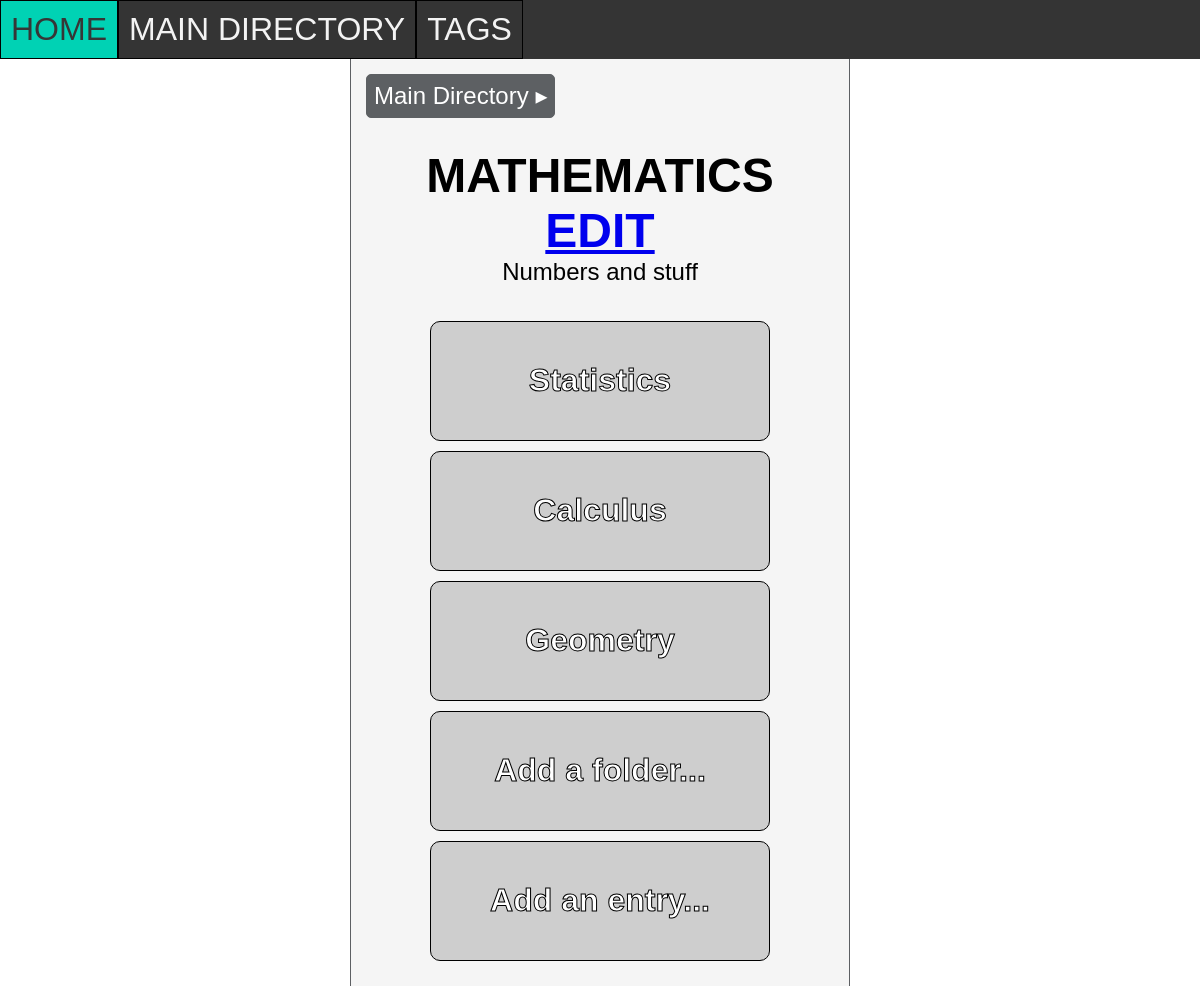
The page /folder/6 on the database its author committed.
### tables this page shows
CREATE TABLE FOLDER (id INTEGER PRIMARY KEY AUTOINCREMENT, parent_id INTEGER REFERENCES FOLDER (id), name STRING, info STRING, colour STRING);

### routes.py (the view)
@app.route('/folder/<int:id>')
def folder(id):
    infoname = retrieve("SELECT name,info FROM FOLDER WHERE id = ?", (id,))[0]
    folders = retrieve("SELECT id,name,colour FROM FOLDER WHERE parent_id = ?", (id,))
    entries = retrieve("SELECT id,name FROM ENTRY WHERE parent_id = ?", (id,))
    ancestry = retrieve("WITH RECURSIVE generation AS (SELECT id,name,parent_id FROM FOLDER WHERE id = (SELECT parent_id FROM FOLDER WHERE id = ?) UNION ALL SELECT parent.id,parent.name,parent.parent_id FROM FOLDER parent JOIN generation g ON g.parent_id = parent.id) SELECT id,name FROM generation",(id,))
    ancestry.reverse()
    if len(ancestry) != 0:
        ancestors = True
    else:
        ancestors = False
    return render_template('pages/folder.html', infoname=infoname, folders=folders, entries=entries, id=id, ancestry=ancestry,ancestors=ancestors)

### routes.py (called while the page is built)
def retrieve(query, parameters=None):
    conn = sqlite3.connect('notes_app.db')
    cur = conn.cursor()
    if parameters is None:
        cur.execute(query)
    else:
        cur.execute(query, parameters)
    results = cur.fetchall()
    conn.commit()
    return results

### templates/pages/folder.html (shortened to what this page needs)
{% extends 'base_templates/layout.html' %}
{% block content %}
{% if ancestors %}
<div class="ancestry">
    {% for parent in ancestry %}
        <a href="/folder/{{parent[0]}}">{{parent[1]}} ▸</a>
    {% endfor %}
</div>
{% endif %}
<div class="info">
    <h1>{{infoname[0]}} <a href="/edit-folder/{{id}}">edit</a></h1>
    {{infoname[1]}}
</div>
<div class="links">
    {% for folder in folders %}
        {% if folder[2] != None %}
            <a href="/folder/{{folder[0]}}" style="background-color:#{{folder[2]}};" title="{{folder[1]}}">{{folder[1]}}</a>
        {% else %}
            <a href="/folder/{{folder[0]}}" title="{{folder[1]}}">{{folder[1]}}</a>
        {% endif %}
    {% endfor %}
    <a href="/create-folder/{{id}}">Add a folder...</a>
    <a href="/create-entry/{{id}}">Add an entry...</a>
</div>
{% endblock %}

### static/css/style.css (style rules this page uses)
* { margin: 0; padding: 0; box-sizing: border-box; text-align: center; font-family: sans-serif; }
html,body { height: 100%; }
h1 { text-transform: uppercase; font-weight: bold; margin: 0; }
.info { margin: 30px 30px 30px 30px; font-size: 1.5em; display: block; }
.ancestry { margin: 15px 15px 0px 15px; display: flex; flex-direction: row; justify-content: left; flex-wrap: wrap; gap: 5px; }
.ancestry a { padding: 7px; text-decoration: none; border:1px solid #5D6063; background-color: #5D6063; color: #fff; border-radius: 5px; font-size: 1.5em; }
.links { display: flex; flex-direction: row; flex-wrap: wrap; justify-content: center; }
.links a { margin: 5px; padding: 40px; text-decoration: none; border:1px solid #000000; color: #ffffff; border-radius: 10px; font-size: 2em; width: 340px; height: 120px; font-weight: bold; -webkit-text-stroke: #000000 1px; overflow: hidden; text-overflow: ellipsis; white-space: nowrap; background-color: #cecece; }

### rows shown on the page
FOLDER: name "Main Directory"
FOLDER: name "MATHEMATICS", info "Numbers and stuff"
FOLDER: name "Statistics"
FOLDER: name "Calculus"
FOLDER: name "Geometry"
